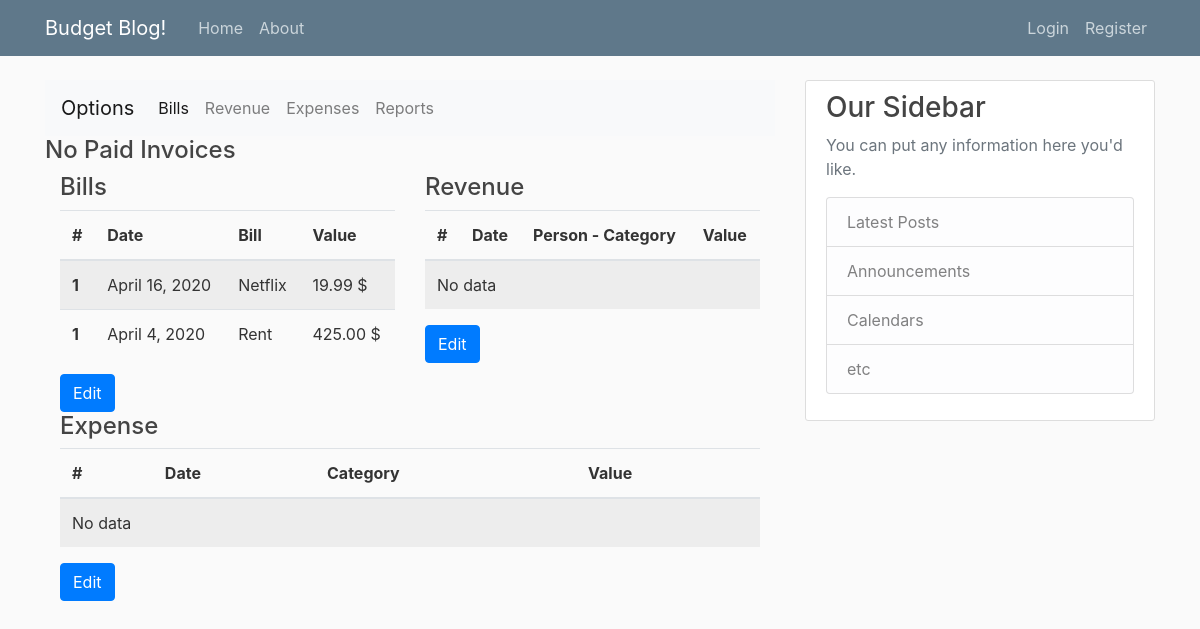
The page /budget/ on the database as committed earlier.
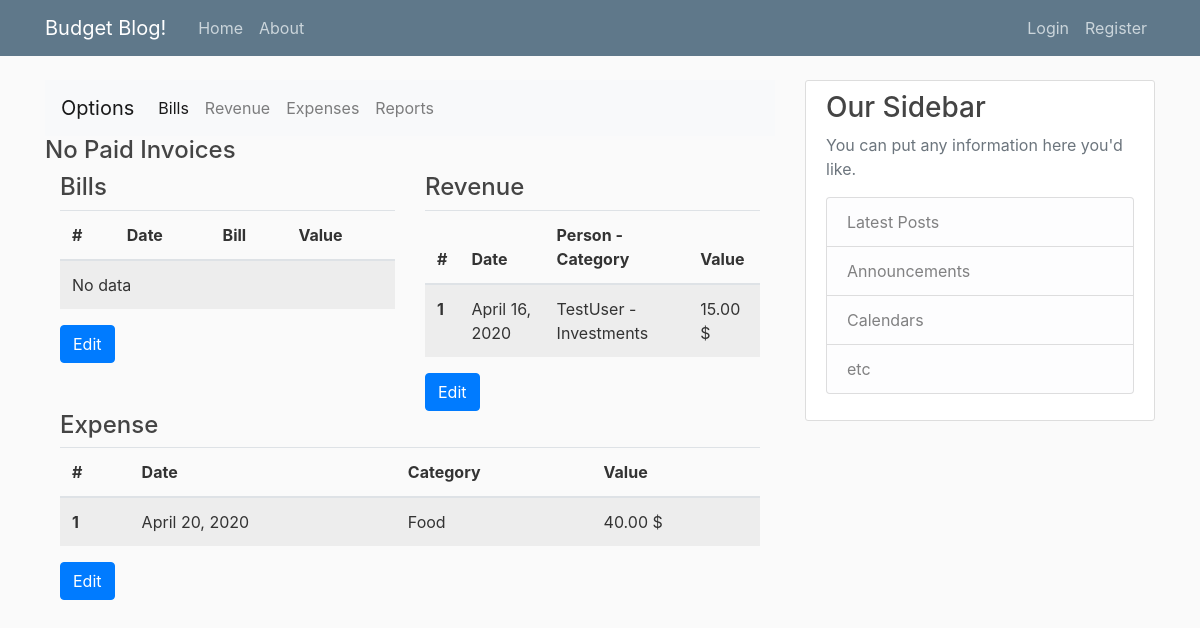
The same page on the database as committed later.
### blog/models.py (models this page shows, shortened)
class DefaultExpenseModel(models.Model):
    title = models.CharField(max_length=100, blank=True, null=True)
    date_expired = models.DateField()
    final_value = models.DecimalField(default=0, decimal_places=2, max_digits=20)
    paid_value = models.DecimalField(default=0, decimal_places=2, max_digits=20)
    is_paid = models.BooleanField(default=False)
    payment_method = models.ForeignKey(PaymentMethod, null=True, on_delete=models.SET_NULL)
    objects = models.Manager()
    my_query = GeneralManager()
    class Meta:
        abstract = True
    def tag_final_value(self):
        return f'{self.final_value} {CURRENCY}'
    tag_final_value.short_description = 'Value'
    def tag_is_paid(self):
        return 'Is Paid' if self.is_paid else 'Not Paid'
    tag_is_paid.short_description = 'Paid'

class Bill(DefaultExpenseModel):
    category = models.ForeignKey(BillCategory, null=True, on_delete=models.SET_NULL, related_name='bills')
    class Meta:
        verbose_name_plural = '2. Bills'
        ordering = ['-date_expired']

class BillCategory(models.Model):
    title = models.CharField(unique=True, max_length=150)
    balance = models.DecimalField(default=0, max_digits=20, decimal_places=2)
    class Meta:
        verbose_name_plural = '1. Bill Category'
    def __str__(self):
        return self.title
    def tag_balance(self):
        return f'{self.balance} {CURRENCY}'
    tag_balance.short_description = 'Value'

class Payroll(DefaultExpenseModel):
    person = models.ForeignKey(User, null=True, on_delete=models.SET_NULL, related_name='person_payroll')
    category = models.ForeignKey(PayrollCategory, null=True, on_delete=models.SET_NULL, related_name='category_payroll')
    class Meta:
        verbose_name_plural = '5. Payroll'
        ordering = ['-date_expired']
    def tag_category(self):
        return f'{self.person} - {self.category}'

class PayrollCategory(models.Model):
    title = models.CharField(unique=True, max_length=150)
    balance = models.DecimalField(default=0, max_digits=20, decimal_places=2)
    class Meta:
        verbose_name_plural = '3. Payroll Category'
    def __str__(self):
        return self.title
    def tag_balance(self):
        return f'{self.balance} {CURRENCY}'
    tag_balance.short_description = 'Value'

class GenericExpense(DefaultExpenseModel):
    category = models.ForeignKey(GenericExpenseCategory, null=True, on_delete=models.SET_NULL,
                                 related_name='category_expenses')
    class Meta:
        verbose_name_plural = '7. Generic Expenses'
        ordering = ['-date_expired']

class GenericExpenseCategory(models.Model):
    title = models.CharField(unique=True, max_length=150)
    balance = models.DecimalField(default=0, max_digits=20, decimal_places=2)
    class Meta:
        verbose_name_plural = '6. Expense Category'
    def __str__(self):
        return self.title
    def tag_balance(self):
        return f'{self.balance} {CURRENCY}'
    tag_balance.short_description = 'Value'

### blog/views.py (the view)
# urls.py: path('budget/', BudgetView.as_view(), name='budget_view'),
class BudgetView(TemplateView):
    template_name = 'blog/budget_view.html'
    def get_context_data(self, **kwargs):
        context = super(BudgetView, self).get_context_data(**kwargs)
        bills = Bill.my_query.get_queryset().unpaid()[:10]
        payrolls = Payroll.my_query.get_queryset().unpaid()[:10]
        expenses = GenericExpense.my_query.get_queryset().unpaid()[:10]
        context.update({'bills': bills,
                        'payroll': payrolls,
                        'expenses': expenses
                        })
        return context

### blog/managers.py (called while the page is built)
    def unpaid(self):
        return self.filter(is_paid=False)

    def get_queryset(self):
        return GenericQuerySet(self.model, using=self._db)

### blog/templates/blog/budget_view.html (shortened to what the changed rows need)
{% extends "blog/base.html"%}
{% block content %}
<body>
</body>
<div class="container-fluid">
    {% block container %}
        <div class="row">
            <div class="col">
                <table class="table table-striped">
                    <thead>
                    <tr>
                        <th scope="col">#</th>
                        <th scope="col">Date</th>
                        <th scope="col">Bill</th>
                        <th scope="col">Value</th>
                    </tr>
                  </thead>
                  <tbody>
                  {% for bill in bills %}
                      <tr>
                          <th scope="row">1</th>
                          <td>{{ bill.date_expired|date }}</td>
                          <td>{{ bill.category }}</td>
                          <td>{{ bill.tag_final_value }}</td>
                      </tr>
                  {% empty %}
                      <tr>
                          <td colspan="4">No data</td>
                      </tr>
                    {% endfor %}
                  </tbody>
                </table>
            </div>
            <div class="col">
                <table class="table table-striped">
                    <thead>
                        <tr>
                            <th scope="col">#</th>
                            <th scope="col">Date</th>
                            <th scope="col">Person - Category</th>
                            <th scope="col">Value</th>
                        </tr>
                    </thead>
                    <tbody>
                    {% for bill in payroll %}
                        <tr>
                            <th scope="row">1</th>
                            <td>{{ bill.date_expired|date }}</td>
                            <td>{{ bill.tag_category }}</td>
                            <td>{{ bill.tag_final_value }}</td>
                        </tr>
                    {% empty %}
                        <tr>
                            <td colspan="4">No data</td>
                        </tr>
                    {% endfor %}
                    </tbody>
                </table>
            </div>
            <div class="col">
                <table class="table table-striped">
                    <thead>
                        <tr>
                            <th scope="col">#</th>
                            <th scope="col">Date</th>
                            <th scope="col">Category</th>
                            <th scope="col">Value</th>
                        </tr>
                    </thead>
                    <tbody>
                    {% for expense in expenses %}
                        <tr>
                            <th scope="row">1</th>
                            <td>{{ expense.date_expired|date }}</td>
                            <td>{{ expense.category }}</td>
                            <td>{{ expense.tag_final_value }}</td>
                        </tr>
                    {% empty %}
                        <tr>
                            <td colspan="4">No data</td>
                        </tr>
                    {% endfor %}
                    </tbody>
                </table>
            </div>
        </div>
      {% endblock %}
  </div>
  </body>
{% endblock content %}

Rows that differ between the two databases and show on the page:
no longer on this page (row edited): Bill: date_expired "April 16, 2020", category "Netflix", tag_final_value "19.99 $"
no longer on this page (row edited): Bill: date_expired "April 4, 2020", category "Rent", tag_final_value "425.00 $"
added Payroll: date_expired "April 16, 2020", tag_category "TestUser - Investments", tag_final_value "15.00 $"
added GenericExpense: date_expired "April 20, 2020", category "Food", tag_final_value "40.00 $"
